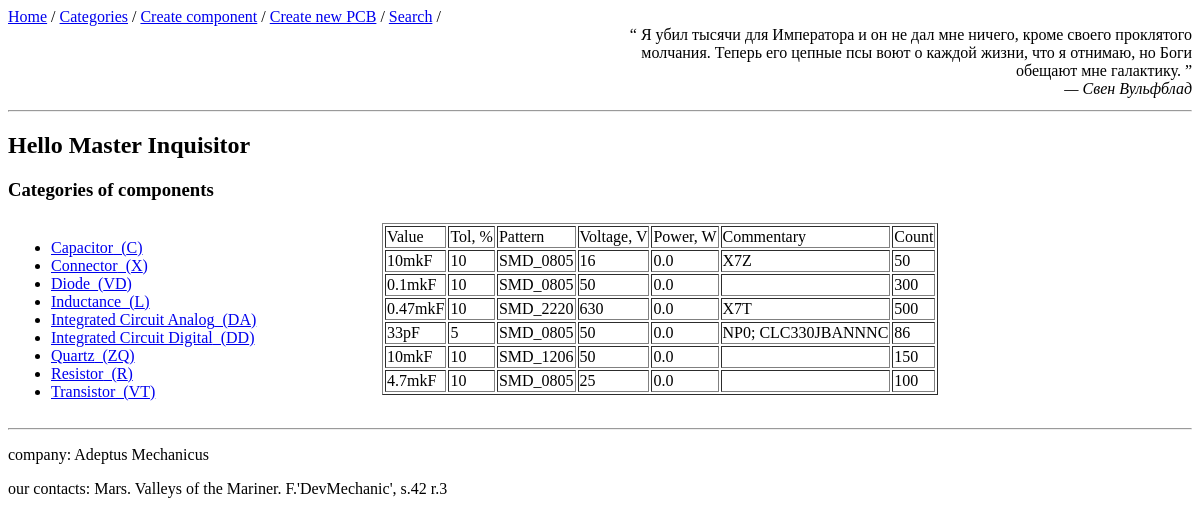
Page /categories/capacitor on the earlier database version.
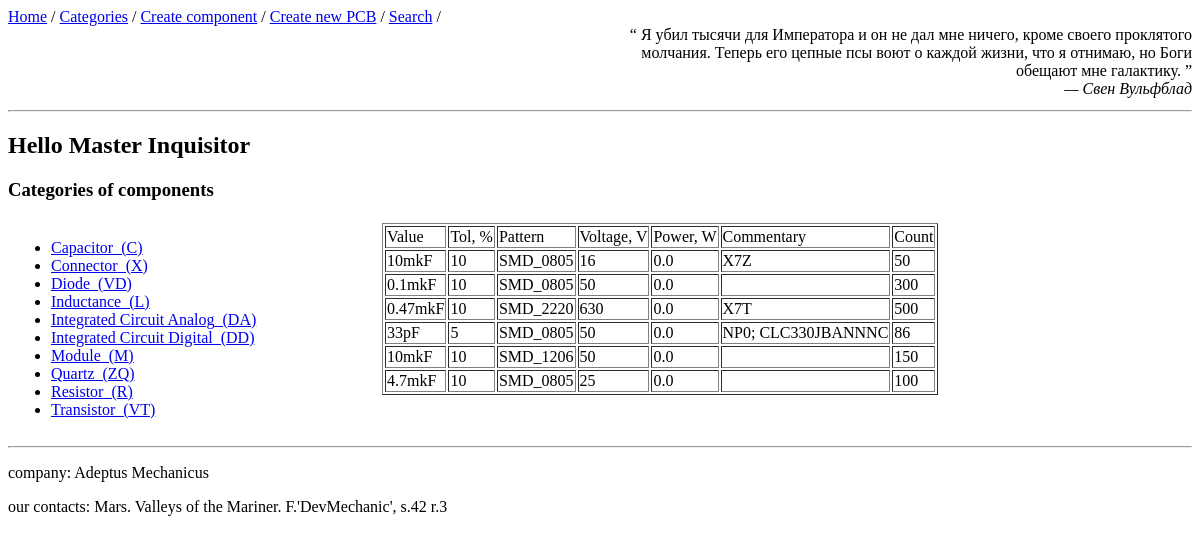
Same page on the later database version.
### app_comp/models.py (models this page shows, shortened)
class Category(db.Model):
    __tablename__ = 'categories'
    id = db.Column(db.Integer, primary_key=True)
    name = db.Column(db.String(128), unique=True, index=True, nullable=False)
    refdes = db.Column(db.String(15), nullable=False)
    components = db.relationship('Component', backref='category',
                                 cascade='all, delete',)

class Component(db.Model):
    __tablename__ = 'components'
    id = db.Column(db.Integer, primary_key=True)
    value = db.Column(db.String(128), index=True, nullable=False)
    tolerance = db.Column(db.Float, default=None)   # %
    voltage = db.Column(db.Integer, default=None)  # V
    power = db.Column(db.Float, default=None)   # W
    count = db.Column(db.Integer, default=0)
    comment = db.Column(db.Text)
    category_name = db.Column(db.String(128), db.ForeignKey("categories.name"))
    pattern_name = db.Column(db.String(128), db.ForeignKey("patterns.name"))
    pcboards = db.relationship("AssociatedCompPcb",
                               back_populates='component')
    def get_parameters_as_dict(self) -> dict:
        return {"value": self.value,
                "tol, %": self.tolerance,
                "pattern": self.pattern_name,
                "voltage, V": self.voltage,
                "power, W": self.power,
                "commentary": self.comment,
                "Count": self.count
                }

### app_comp/views.py (the view)
@app.route('/categories/<string:type_category>', methods=['get'])
def categories(type_category='menu'):
    all_cat = crud.read_table_sorted(Category, Category.name)
    category = type_category
    if category != 'menu':
        components_from_category = dbt.get_components_from_category(category, Component)
        if components_from_category:
            temp_bd['quote'] = random_quote()
            return render_template("categories.html",
                                   title='menu Categories',
                                   all_categories=all_cat,
                                   components_of_category=components_from_category,
                                   bd=temp_bd, )
        else:
            return redirect(url_for("categories", type_category='menu'))
    else:
        temp_bd['quote'] = random_quote()
        return render_template("categories.html",
                               title='Categories',
                               all_categories=all_cat,
                               bd=temp_bd,)

### app_comp/tools/database_tools.py (called while the page is built)
def get_components_from_category(category, *args):
    filter_param = Component.category_name == category
    cat_components = db.session.query(*args).filter(filter_param).all()
    return cat_components

    def read_table_sorted(self, table, sorted_param):
        return self.db.session.query(table).order_by(sorted_param).all()

### app_comp/tools/quotes.py (called while the page is built)
def get_json_data(path_):
    with open(path_, 'r') as json_object:
        json_data = json.load(json_object)
    return json_data

def random_quote(path=path_to_json):
    quotes = get_json_data(path)
    return random.choice(quotes)

### app_comp/templates/categories.html
{% extends 'base.html'%}
{% block content %}
<h3> Categories of components </h3>
<table>
    <tr>
    <td valign="top" align="left">{% include "categories_part/category_menu.html" %}</td>
    <td valign="top" align="center" width="800px">{% include "categories_part/category_content.html" %}</td>
    </tr>
</table>
{% endblock %}

### app_comp/templates/base.html (shortened to what this page needs)
<!DOCTYPE html>
<html lang="en">
    <head>
        <link rel="stylesheet" href="/static/style.css" >
    </head>
    <header>
        {% include "navigation.html" %}
        {% include "rand_quotes.html" %}
    </header>
    <body>
    <hr>
        <h2>Hello {{bd.user}}</h2>
        {% block content %}
        {% endblock %}
    </body>
    <footer>
        <hr>
        <p>company: {{bd.company}}</p>
        <div>our contacts: {{bd.contacts}}</div>
	</footer>
</html>

### app_comp/templates/navigation.html
<nav>
    <a href="{{ url_for('index') }}">Home</a> /
    <a href="{{ url_for('categories', type_category='menu') }}">Categories</a> /
    <a href="{{ url_for('create_component') }}">Create component</a> /
    <a href="{{ url_for('create_pcb') }}">Create new PCB</a> /
    <a href="{{ url_for('index') }}">Search</a> /
</nav>

### app_comp/templates/rand_quotes.html (shortened to what this page needs)
{% if bd.quote %}
<div class=main>
    <div class=right>
        <q> {{bd.quote[0]}} </q><br>
        <cite> {{bd.quote[1]}} </cite>
    </div>
</div>
{% else %}
<p align="right">
    well, and what you want?
</p>
{% endif %}

### app_comp/templates/categories_part/category_menu.html (shortened to what this page needs)
<ul>
    {% for cat in all_categories %}
        <li>
            <a href="{{ url_for('categories', type_category=cat.name) }}">
                {{cat.name|title}}_({{cat.refdes}})
            </a>
         </li>
    {% endfor %}
</ul>

### app_comp/templates/categories_part/category_content.html
<div>
{% if components_of_category %}
    <table align="center" border="1px">
        <tr>
        {% for key in components_of_category[0].get_parameters_as_dict().keys() %}
            <td>{{ key.title() }}</td>
        {% endfor %}
        </tr>
        {% for comp in components_of_category %}
        <tr>
            {% for value in comp.get_parameters_as_dict().values() %}
            <td> {{value}}</td>
            {% endfor %}
        </tr>
        {% endfor %}
    </table>
{% else %}
    <img width="350px" src="../static/images/AM_icon.jpg" alt="Adeptus Mechanicus are wait">
{% endif %}
</div>

### app_comp/static/style.css (style rules this page uses)
.main { display: inline-block; width:100%; }
.right { display: inline-block; width:50%; float: right; text-align:right; }

Differences in the rows shown:
added Category: name "Module", refdes "M"
